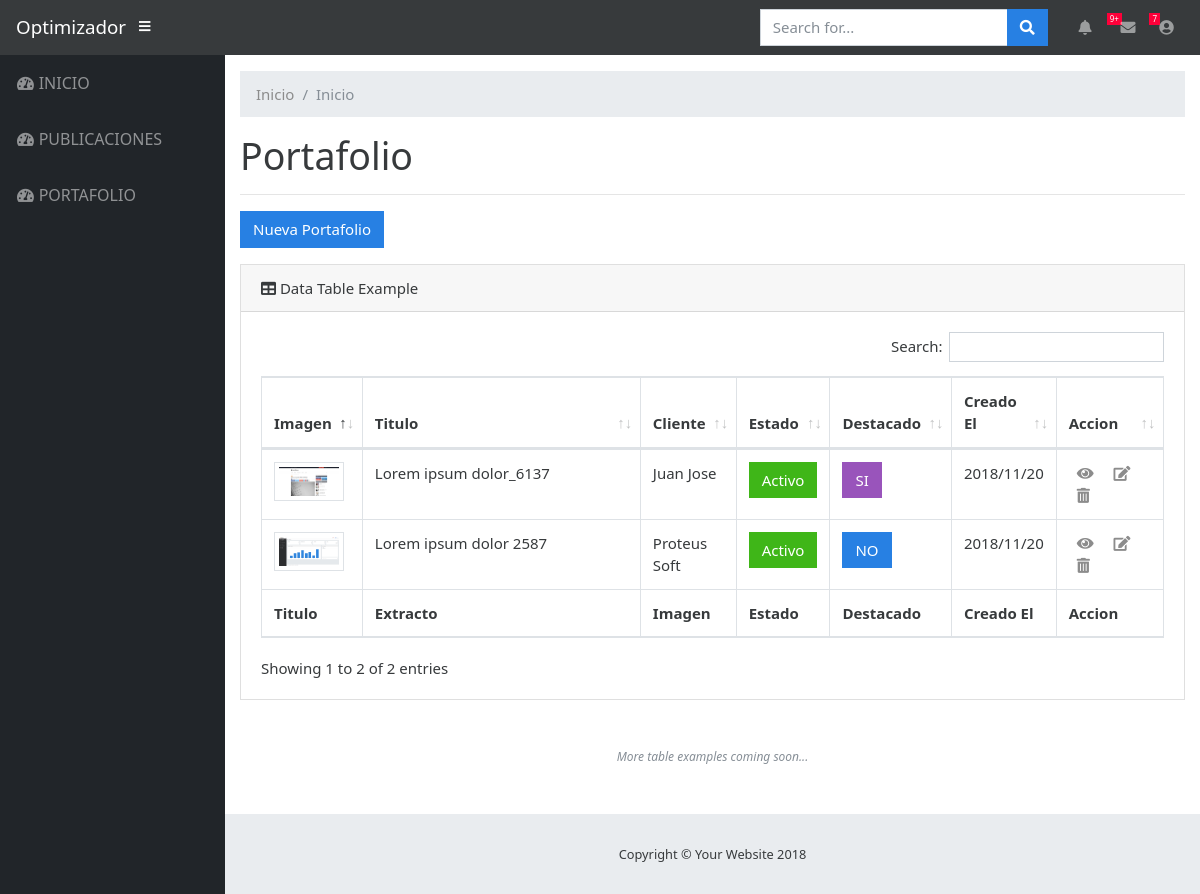
/portfolio.php (signed in), run on the app's committed database.
### tables this page shows
CREATE TABLE `portfolio` (
  `id` int(11) NOT NULL,
  `title` varchar(120) NOT NULL,
  `image` varchar(250) NOT NULL,
  `content` text NOT NULL,
  `customer` varchar(120) NOT NULL,
  `url` varchar(150) NOT NULL,
  `status` int(11) NOT NULL,
  `featured` int(11) NOT NULL,
  `date_port` date NOT NULL,
  `meta_description` text NOT NULL,
  `meta_keywords` varchar(250) NOT NULL,
  `created_at` timestamp NOT NULL DEFAULT CURRENT_TIMESTAMP ON UPDATE CURRENT_TIMESTAMP
);

### conexion/db.php (called while the page is built, shortened)
<?php
$tb_portfolio = 'portfolio';
?>

### inc/php/portfolio_list.php
<?php
         include('conexion/db.php');
         $portfolio = "SELECT * from $tb_portfolio";
         $results = $mysqli->query($portfolio);
         $rows=$results->num_rows;
 ?>
          <div class="card mb-3">
            <div class="card-header">
              <i class="fas fa-table"></i>
              Data Table Example</div>
            <div class="card-body">
              <div class="table-responsive">
                <table class="table table-bordered" id="dataTable" width="100%" cellspacing="0">
                  <thead>
                     <tr>
                      <th>Imagen</th>
                      <th>Titulo</th>
                      <th>Cliente</th>
                      <th>Estado</th>
                      <th>Destacado</th>
                      <th>Creado El</th>
                      <th>Accion</th>
                    </tr>
                  </thead>
                  <tfoot>
                    <tr>
                      <th>Titulo</th>
                      <th width="700">Extracto</th>
                      <th>Imagen</th>
                      <th>Estado</th>
                      <th>Destacado</th>
                      <th>Creado El</th>
                      <th width="120">Accion</th>
                    </tr>
                  </tfoot>
                  <tbody>
         <?php
               if ($rows > 0) {
               foreach ($results as $p) {
            ?>
                    <tr>
                      <td><img src="uploads/portfolio/<?php echo $p['image']; ?>" class="img-fluid img-thumbnail" width="70"></td>
                      <td><?php echo $p['title']; ?></td>
                      <td><?php echo $p['customer']; ?></td>
                      <?php if ($p['status'] == 1) {
                        echo '<td><button type="button" class="btn btn-success">Activo</button></td>';
                      } else {
                         echo '<td><button type="button" class="btn btn-danger">Inactivo</button></td>';
                      } ?>
                     <?php if ($p['featured'] == 1) {
                        echo '<td><button type="button" class="btn btn-info">SI</button></td>';
                     } else {
                       echo '<td><button type="button" class="btn btn-primary">NO</button></td>';
                     } ?>
                     <?php $date=date_create($p['created_at']); ?>
                      <td><?php echo date_format($date,"Y/m/d"); ?></td>
                      <td>
                      <a href="#" data-toggle="modal" data-target="#show_portfolio-<?php echo $p['id']; ?>"><i class="fas fa-eye action"></i></a>
                      <a href="portfolio_edit.php?id=<?php echo $p['id']; ?>"><i class="fas fa-edit action"></i></a>
                      <a href="#"><i class="fas fa-trash-alt action"></i></a>
                      </td>
                    </tr>
                    <?php }} ?>
                  </tbody>
                </table>
              </div>
            </div>
          </div>
          <p class="small text-center text-muted my-5">
            <em>More table examples coming soon...</em>
          </p>
        </div>

### css/sb-admin.css (style rules this page uses)
html { position: relative; min-height: 100%; }
body { height: 100%; }
a { color: #8c8c8c; }
.action { margin: 0px 8px 0px 8px; }
:root { --input-padding-x: 0.75rem; --input-padding-y: 0.75rem; }

### data on the page
portfolio: image (picture), title "Lorem ipsum dolor_6137", customer "Juan Jose", status "Activo", featured "SI", created_at "2018/11/20"
portfolio: image (picture), title "Lorem ipsum dolor 2587", customer "Proteus Soft", status "Activo", featured "NO", created_at "2018/11/20"

### other printed values
$titulo "Portafolio"
